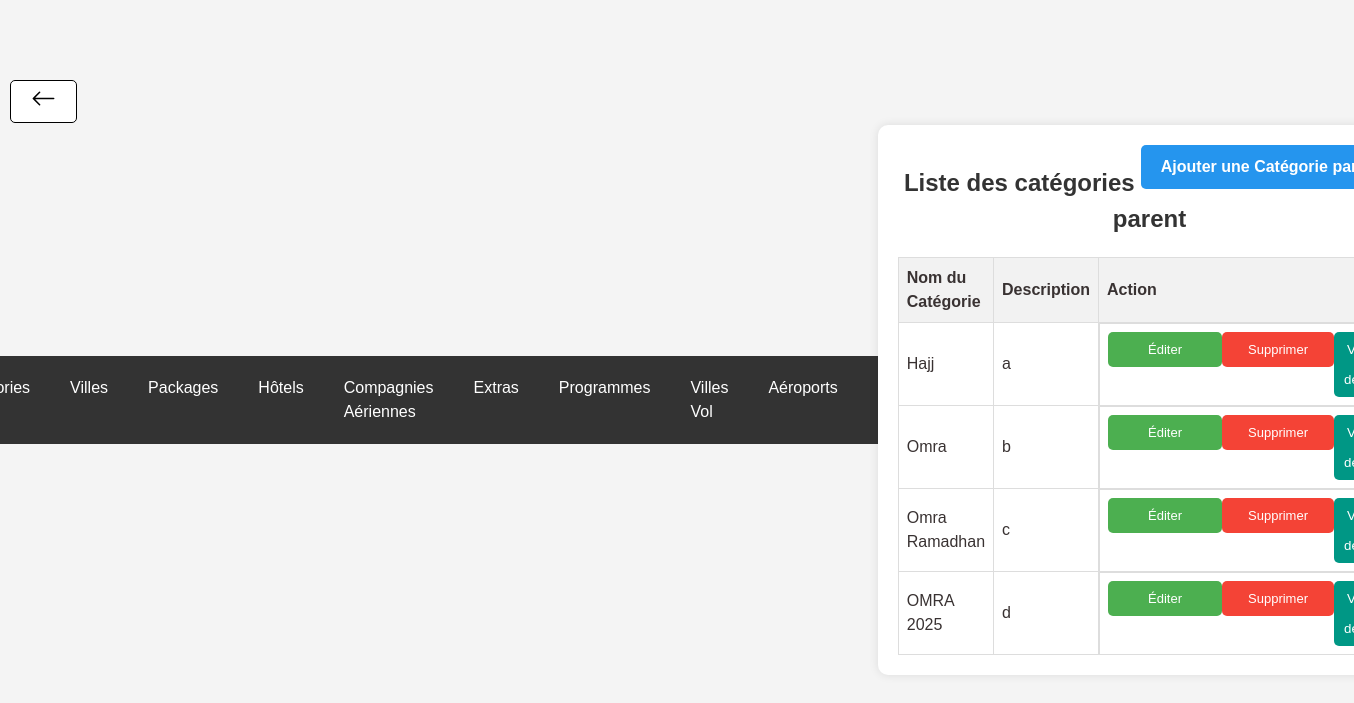
The app's page /categorie_parent.php (signed in) with its own data.
### tables this page shows
CREATE TABLE `category_parent` (
  `id` int(11) NOT NULL,
  `nom` varchar(255) NOT NULL,
  `description` text NOT NULL,
  `photo` varchar(255) NOT NULL
);

### categorie_parent.php (the view, shortened to what this page needs)
<!DOCTYPE html>
<html lang="fr">
<head>
    <link rel="stylesheet" href="styles.css">
</head>
<body>
    <?php include 'header.php'; ?>
    <div class="container">
    <a href="ajout_categorie_parent.php" class='btn-add'><b>Ajouter une Catégorie parent</b></a>
            <h2 class="text-center">Liste des catégories parent</h2>
        <table>
            <thead>
                <tr>
                    <th>Nom du Catégorie</th>
                    <th style="width: 550px;">Description</th>
                    <th>Action</th>
                </tr>
            </thead>
            <tbody>
                <?php
                include 'db.php';
                $sql_packages = "SELECT * FROM category_parent";
                $result_packages = mysqli_query($conn, $sql_packages);
                if (mysqli_num_rows($result_packages) > 0) {
                    while ($row_category_parent = mysqli_fetch_assoc($result_packages)) {
                        echo "<tr>";
                        echo "<td>" . $row_category_parent['nom'] . "</td>";
                        echo "<td>" . $row_category_parent['description'] . "</td>";
                        $category_parent_id = $row_category_parent['id'];
                        echo "<td class='btn-group'>";
                        echo "<div >";
                        echo "<button class='btn-edit' onclick=\"window.location.href='edit_categorie_parent.php?id=" . $category_parent_id . "'\">Éditer</button>";
                        echo "</div>";
                        echo "<br>";
                        echo "<div >";
                        echo "<button class='btn-delete' onclick=\"if(confirm('Êtes-vous sûr de vouloir supprimer ce package?')) { window.location.href='delete_categorie_parent.php?id=" . $category_parent_id . "'; }\">Supprimer</button>";
                        echo "</div>";
                        echo "<br>";
                        echo "<div >";
                        echo "<button class='btn-display' onclick=\"window.location.href='display_villes_by_category.php?category_parent_id=" . $category_parent_id . "'\">Villes de départ</button>";
                        echo "</div>";
                    }
                } else {
                    echo "<tr><td colspan='4'>Aucun Categorie Parent disponible pour le moment.</td></tr>";
                }
                ?>
            </tbody>
        </table>
    </div>
</body>
</html>

### css/styles.css (style rules this page uses)
body { font-family: 'Lexend', sans-serif; line-height: 1.5; min-height: 100vh; display: flex; align-items: center; justify-content: center; color: #393232; background-color: #f7f7f7; }
.btn-group { display: flex; justify-content: space-between; }
.btn-group { margin-top: auto; }

### categorie_parent.php (style rules this page uses)
body { font-family: Arial, sans-serif; background-color: #f4f4f4; margin: 0; padding: 0; box-sizing: border-box; }
.container { width: 90%; margin: auto; background-color: #fff; padding: 20px; border-radius: 10px; box-shadow: 0 0 10px rgba(0, 0, 0, 0.1); }
h2 { text-align: center; color: #333; }
table { width: 100%; border-collapse: collapse; }
th, td { border: 1px solid #ddd; padding: 8px; text-align: left; }
th { background-color: #f2f2f2; }
.btn-group { text-align: center; }
.btn-edit { background-color: #4CAF50; color: white; padding: 10px 40px; border: none; border-radius: 5px; cursor: pointer; text-decoration: none; font-size: small; }
.btn-display { cursor: pointer; background-color: #009785; color: white; padding: 10px 10px; border: none; border-radius: 5px; text-decoration: none; }
.btn-add { background-color: #2595ee; color: white; padding: 10px 20px; border: none; border-radius: 5px; cursor: pointer; float:right; text-decoration: none; }
.btn-delete { background-color: #f44336; color: white; padding: 10px 26px; border: none; border-radius: 5px; cursor: pointer; text-decoration: none; font-size: small; }

### header.php (style rules this page uses)
body { font-family: Arial, sans-serif; background-color: #f4f4f4; margin: 0; padding: 0; box-sizing: border-box; }

### records on screen
category_parent: nom "Hajj", description "a"
category_parent: nom "Omra", description "b"
category_parent: nom "Omra Ramadhan", description "c"
category_parent: nom "OMRA 2025", description "d"
